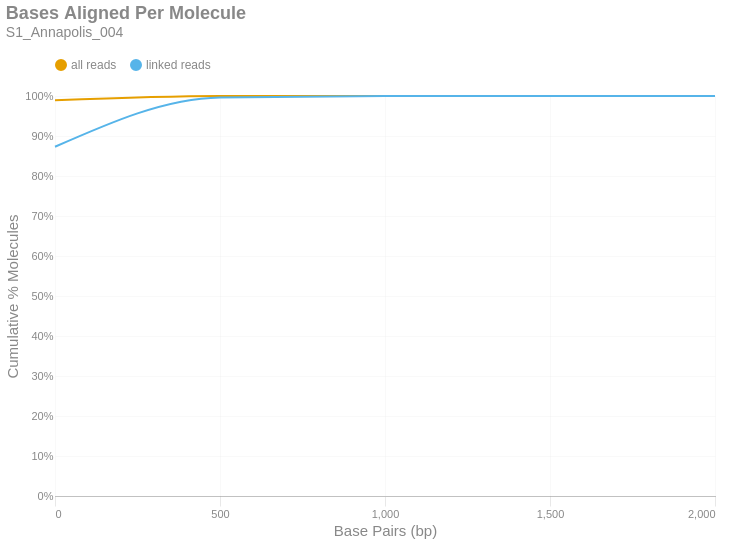

The notebook cell this image was saved under:
### Markdown cell above
### Bases Aligned Per Molecule
This is a cumulative frequency distribution showing the number of base pairs aligned per unique molecule. These data are shown in 500 bp bins. There are two distributions: one with `all reads` (yellow) and another with only `linked reads` (blue). The percent of molecules in the `linked reads` distribution is relative to the total number of linked molecules.

### Code cell
if SKIPLR:
    print_html(f"Skipped")
else:
    binned_df = consolidated_hist(valids['aligned_bp'], mask, 500, True)
    with SafeRender(binned_df):
        (
            density_plot(binned_df, 'Bases Aligned Per Molecule', samplename, 'basesper')
            .encode(
                x=alt.X('bin:Q', title="Base Pairs (bp)").axis(tickMinStep=500).scale(padding=0),
                y=alt.Y('value:Q', title='Cumulative % Molecules')
                    .axis(format='%')
                    .scale(domain = [0,1])
                    .stack(False),
                color=alt.Color("key:N").scale(domain = ["all reads", "linked reads"]),
                tooltip = [
                    alt.Tooltip("key:N", title = "Data Type"),
                    alt.Tooltip("range_label:N", title="Bases Aligned Per Molecule"),
                    alt.Tooltip("value:Q", format = ".2%", title="% Molecules (Cum.)")
                ]
            )
        ).display()

### Figure 1 — Vega-Lite specification as saved in the notebook (floating-point values rounded to 4 significant figures)
{"width": "container", "height": 400, "config": {"title": {"anchor": "start", "dy": -15, "fontSize": 18, "color": "#888888", "subtitleColor": "#888888", "subtitleFontSize": 14}, "arc": {"fill": "#0072B2"}, "axis": {"domainColor": "#888888", "domainWidth": 0.5, "gridWidth": 0.2, "grid": false, "titleFontWeight": 400, "titleFontSize": 15, "labelFontSize": 11, "labelColor": "#888888", "tickColor": "#888888", "tickWidth": 0.2, "titleColor": "#888888"}, "axisBand": {"grid": false}, "axisX": {"grid": true, "tickSize": 10, "domainCap": "round"}, "axisY": {"domain": false, "grid": true, "tickSize": 0, "domainCap": "round"}, "background": "transparent", "header": {"labelFontSize": 15, "labelColor": "#888888", "titleFontSize": 15, "titleFontWeight": 600, "titleColor": "#888888"}, "legend": {"labelFont": "sans-serif", "labelFontSize": 12, "labelColor": "#888888", "symbolSize": 100, "symbolType": "circle", "titleFontSize": 12, "titlePadding": 10, "titleColor": "#888888", "title": null, "orient": "top"}, "range": {"category": ["#E69F00", "#56B4E9", "#009E73", "#F0E442", "#0072B2", "#D55E00", "#CC79A7", "#000000"], "diverging": ["#cfe8f3", "#a2d4ec", "#73bfe2", "#46abdb", "#1696d2", "#12719e"]}, "area": {"fill": "#0072B2", "fillOpacity": 0.7, "line": true, "strokeOpacity": 0.7}, "line": {"color": "#0072B2", "stroke": "#0072B2", "strokeWidth": 2}, "trail": {"color": "#0072B2", "stroke": "#0072B2", "strokeWidth": 0, "size": 1}, "point": {"filled": true, "fillOpacity": 1.0, "size": 95}, "text": {"color": "#888888", "fontSize": 11, "align": "right", "fontWeight": 400, "size": 11}, "bar": {"fill": "#0072B2", "stroke": null}, "view": {"stroke": null, "continuousWidth": 660, "continuousHeight": 400}}, "data": {"name": "data-2826b417a3b3b372049bc95989d61616"}, "mark": {"type": "line", "interpolate": "monotone", "point": {"opacity": 0, "size": 275}}, "encoding": {"color": {"field": "key", "scale": {"domain": ["all reads", "linked reads"]}, "type": "nominal"}, "tooltip": [{"field": "key", "title": "Data Type", "type": "nominal"}, {"field": "range_label", "title": "Bases Aligned Per Molecule", "type": "nominal"}, {"field": "value", "format": ".2%", "title": "% Molecules (Cum.)", "type": "quantitative"}], "x": {"axis": {"tickMinStep": 500}, "field": "bin", "scale": {"padding": 0}, "title": "Base Pairs (bp)", "type": "quantitative"}, "y": {"axis": {"format": "%"}, "field": "value", "scale": {"domain": [0, 1]}, "stack": false, "title": "Cumulative % Molecules", "type": "quantitative"}}, "params": [{"name": "param_c36ac31b6afebe62", "select": {"type": "point", "fields": ["key"]}, "bind": "legend"}], "title": {"text": "Bases Aligned Per Molecule", "subtitle": "S1_Annapolis_004"}, "transform": [{"fold": ["all reads (cumsum)", "linked reads (cumsum)"]}, {"calculate": "replace(datum.key, ' (cumsum)', '')", "as": "key"}, {"filter": {"param": "param_c36ac31b6afebe62"}}], "usermeta": {"embedOptions": {"downloadFileName": "S1_Annapolis_004.basesper"}}, "$schema": "https://vega.github.io/schema/vega-lite/v6.1.0.json", "datasets": {"data-2826b417a3b3b372049bc95989d61616": [{"bin": "0.0", "interval": "0.0-500.0", "all reads": 0.9892, "linked reads": 0.8731, "all reads (cumsum)": 0.9892, "linked reads (cumsum)": 0.8731, "range_label": "0-499"}, {"bin": "500.0", "interval": "500.0-1000.0", "all reads": 0.01052, "linked reads": 0.1233, "all reads (cumsum)": 0.9997, "linked reads (cumsum)": 0.9965, "range_label": "500-999"}, {"bin": "1000.0", "interval": "1000.0-1500.0", "all reads": 0.0002806, "linked reads": 0.003339, "all reads (cumsum)": 1.0, "linked reads (cumsum)": 0.9998, "range_label": "1000-1499"}, {"bin": "1500.0", "interval": "1500.0-2000.0", "all reads": 1.394e-05, "linked reads": 0.0001695, "all reads (cumsum)": 1.0, "linked reads (cumsum)": 1.0, "range_label": "1500-1999"}, {"bin": "2000.0", "interval": "2000.0-2500.0", "all reads": 9.611e-07, "linked reads": 1.169e-05, "all reads (cumsum)": 1.0, "linked reads (cumsum)": 1.0, "range_label": "2000-2499"}]}}
